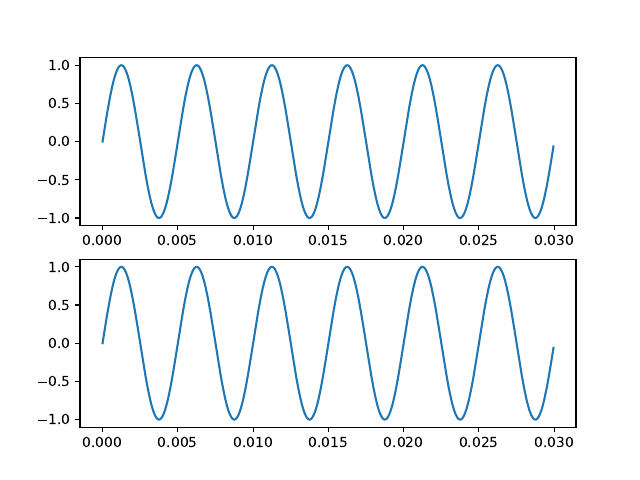

The script that saved this image:
import scipy.io.wavfile as wav
import scipy.signal as sig
import sounddevice as sd
import numpy as np
import matplotlib.pyplot as plt

# rate = int(10e5)
# scipy.io.wavfile.write('nume.wav', rate, signal)

# rate, x = scipy.io.wavfile.read('nume.wav')

# fs = frecv de esantionare
# fs = 44100
# sounddevice.play(myarray, fs)

def semnal_sin(t, A, fi, f0):
    return A * np.sin(2 * np.pi * t * f0 + fi)

def semnal_cos(t, A, fi, f0):
    return A * np.cos(2 * np.pi * t * f0 + fi - np.pi / 2)


time = np.arange(0, 0.03, 0.00005)
f0 = 200
fi = 0
A = 1
sin_vals = semnal_sin(time, A, fi, f0)
cos_vals = semnal_cos(time, A, fi, f0)

fig, axs = plt.subplots(2)
axs[0].plot(time, sin_vals)
axs[1].plot(time, cos_vals)
fig.savefig("ex1.pdf")
plt.show()

